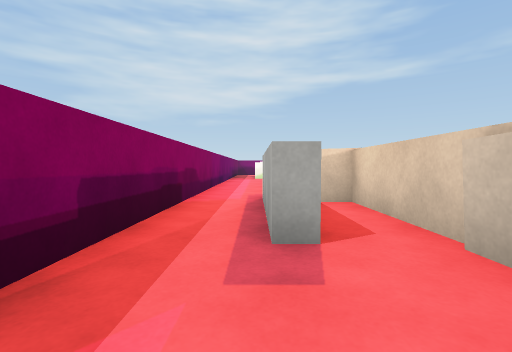
[1] (above)

15 first-person views from a walk through a Unity game level. The camera is 0.6 m above the floor, tilts 2° down and sees 85° across. The floor is counted in squares, 1 m on a side. Each view is taken from the middle of a square. On the plan, view 1 faces up. The plan holds only what a view shows up to about 9 squares ahead; the rest is blank. The place goes on beyond the plan. The player is left out. Surface patterns are stand-ins for the level's own textures.

[2]
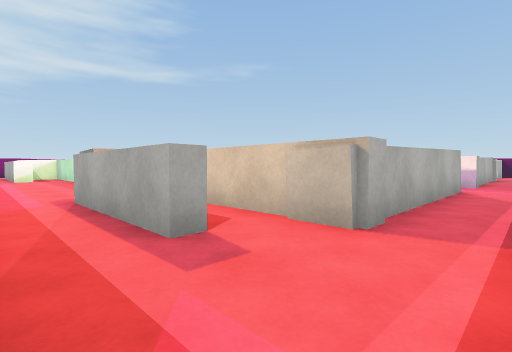

[3]
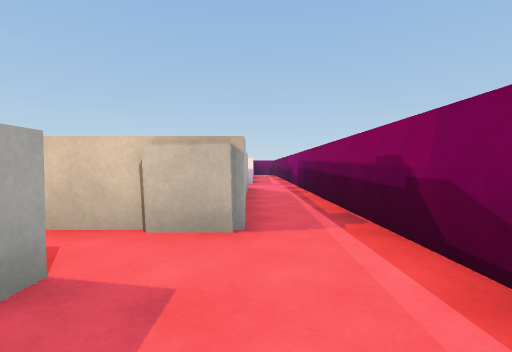

[4]
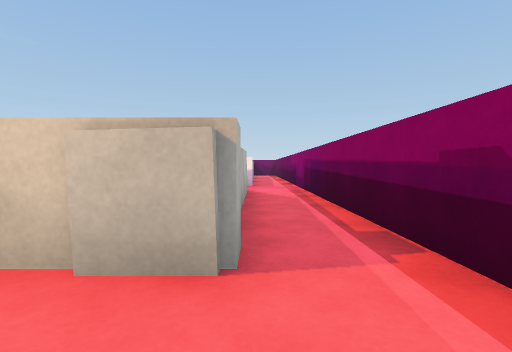

[5]
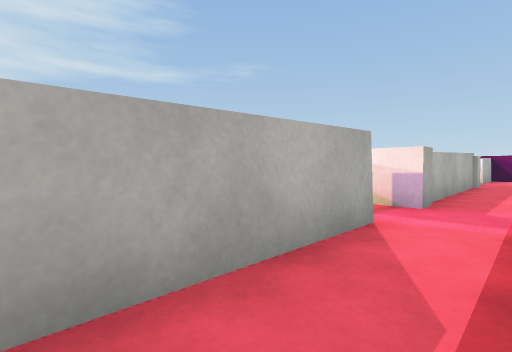

[6]
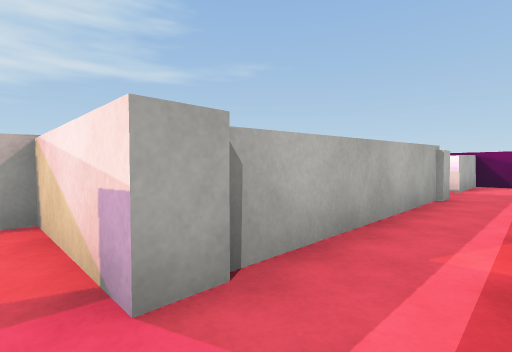

[7]
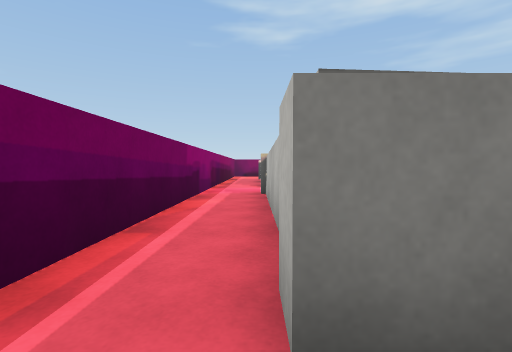

[8]
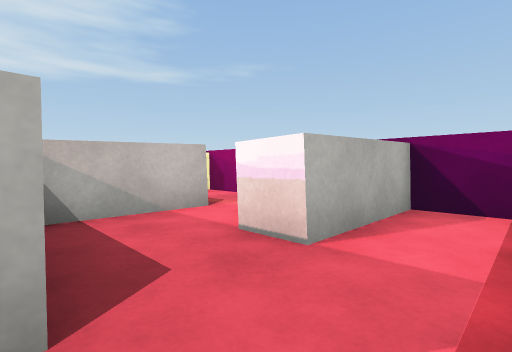

[9]
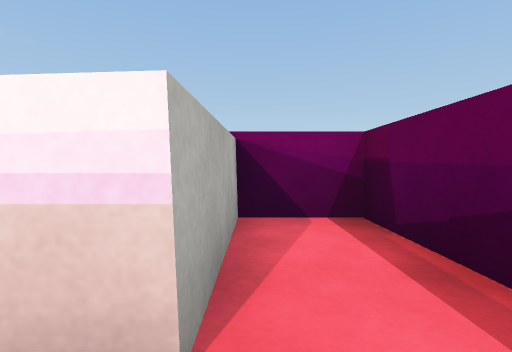

[10]
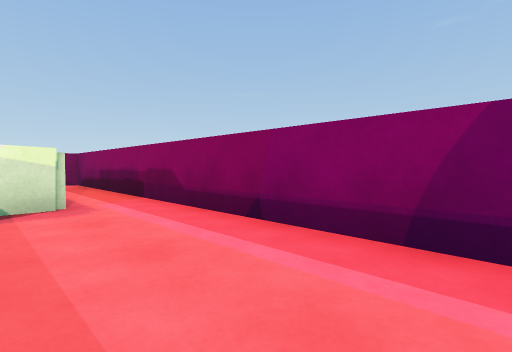

[11]
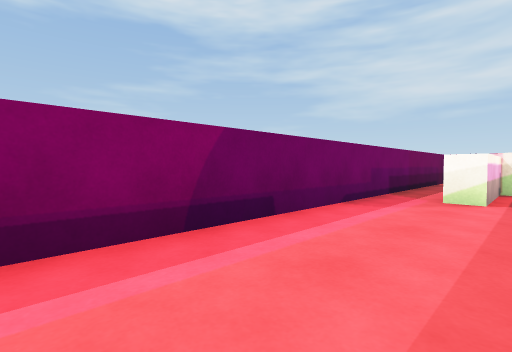

[12]
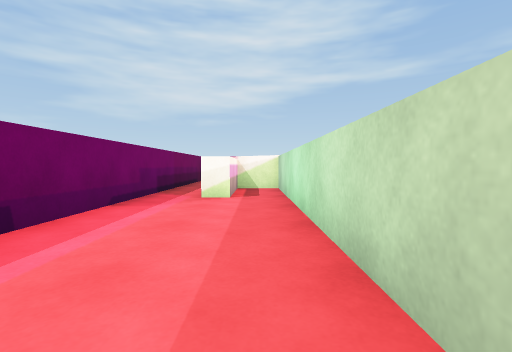

[13]
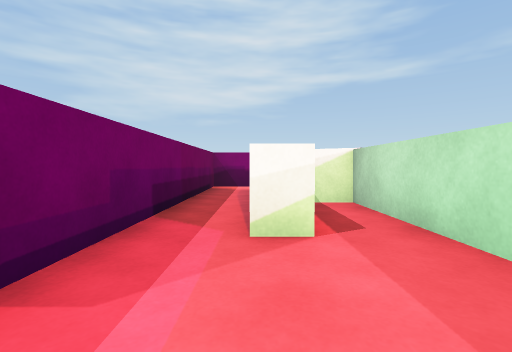

[14]
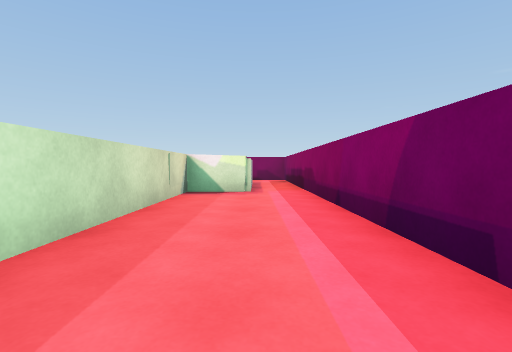

[15]
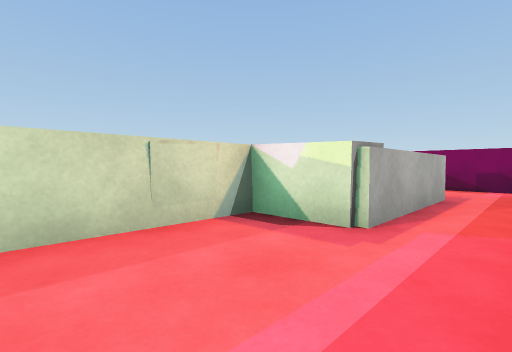

### Floor plan
Ten units are one square. View 1 is at (0, 0); x grows to the right and y downward. Boxes are objects, and circles mark ways between rooms. Rooms are numbered by the first view taken in them; rooms with no view inside come last. Other rooms are left out.
<svg viewBox="-17 -197 205 205">
<path fill="none" stroke="#000" d="M70 -12 16 -12 16 -47 10 -47M5 -21 1 -21M-12 -24 -12 3 138 3M142 -12 84 -12M162 3 183 3 183 -12 158 -12M142 -19 142 -12M158 -12 157 -21M165 -35 144 -35M1 -21 1 -55 16 -55 16 -156 5 -156 5 -134 -1 -134M-1 -192 -12 -192 -12 -24"/>
<circle cx="150" cy="-15" r="3" fill="#2a7"/>
<circle cx="-10" cy="-30" r="3" fill="#2a7"/>
<text x="60" y="0">1</text>
<text x="150" y="-20">2</text>
<text x="0" y="-100">3</text>
</svg>
Room 1 opens to room 2. Room 1 opens to room 3.

Where each view was taken, in squares from view 1:
view 1: 0 up, 0 right, facing up
view 2: 0 up, 1 left, facing up-right
view 3: 1 up, 1 left, facing right
view 4: 1 up, 0 right, facing right
view 5: 0 up, 4 right, facing up-right
view 6: 0 up, 8 right, facing up-right
view 7: 1 up, 15 right, facing left
view 8: 0 up, 14 right, facing up-right
view 9: 1 up, 15 right, facing right
view 10: 10 up, 1 right, facing down-left
view 11: 8 up, 1 right, facing up-left
view 12: 8 up, 1 right, facing up
view 13: 11 up, 0 right, facing up
view 14: 12 up, 0 right, facing down
view 15: 8 up, 1 left, facing down-right
